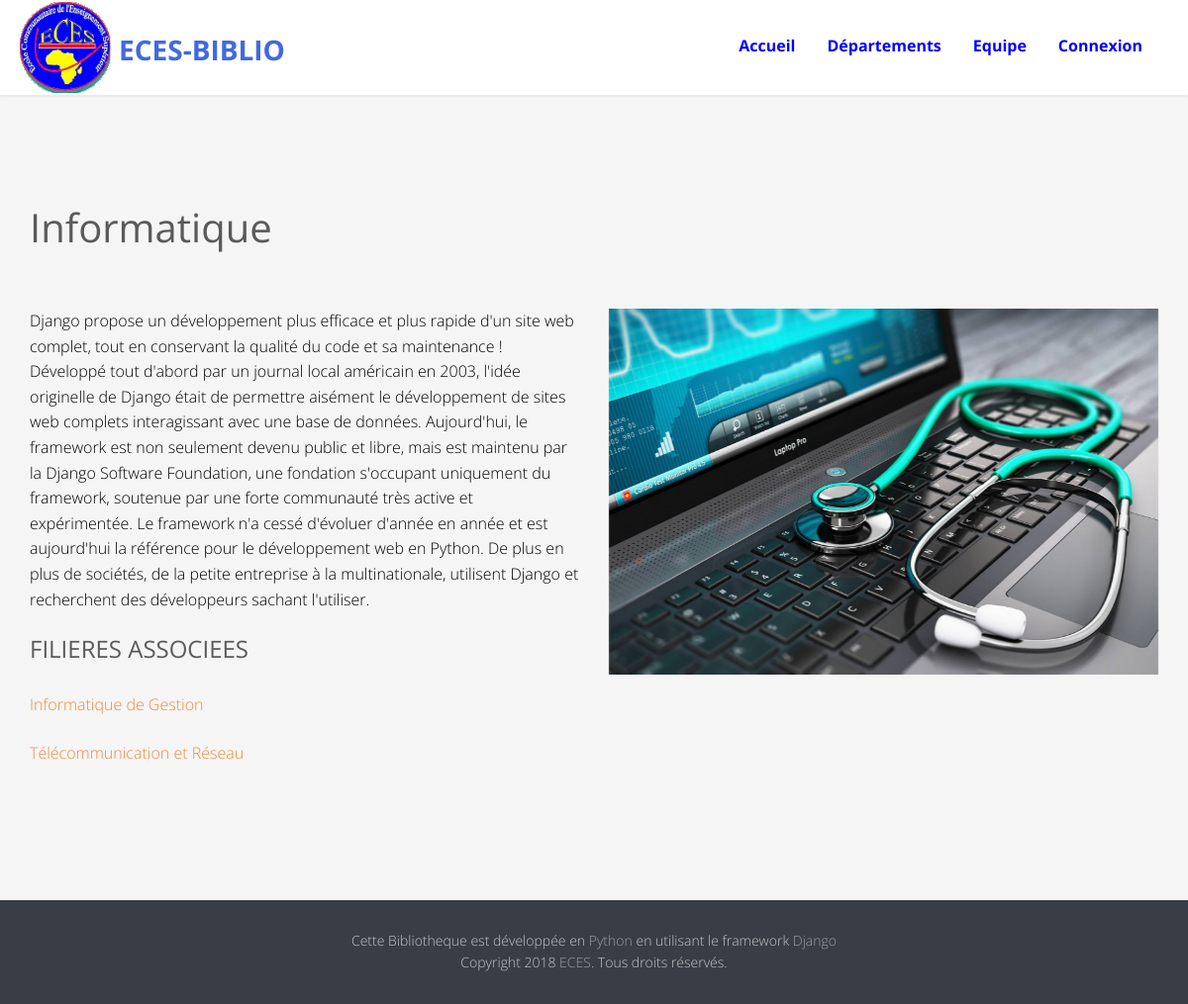
Screenshot of /departement/7/ with the database file from the repository.
### eces/models.py (models this page shows, shortened)
class Departement(models.Model):
  image=models.FileField(upload_to="Repertoire_Images", default='Repertoire_Images/depdefault1.jpeg')
  libelle=models.CharField(max_length=255, unique=True ,help_text='veuillez indiquer un departement')
  description=models.TextField()
  class Meta:
    ordering =('libelle',)

class Filiere(models.Model):
  image=models.FileField(upload_to="Repertoire_Images", default='Repertoire_Images/filieredefaut1.jpg')
  libelle=models.CharField(max_length=255, unique=True ,help_text='veuillez indiquer une filiere')
  description=models.TextField()
  departement=models.ForeignKey(Departement, on_delete=models.CASCADE)
  class Meta:
    ordering =('libelle',)

### eces/views.py (the view)
# urls.py: path('departement/<int:pk>/', views.DepartementDetailView.as_view(), name='departement_detail'),
class DepartementDetailView(DetailView):
	template_name='departement_detail.html'
	model=models.Departement

### templates/departement_detail.html (shortened to what this page needs)
{% extends 'index.html' %}
{%  block header %}
{{ block.super }}
{%  endblock header%}
 {% block departement %}
 <div id="fh5co-tours" class="fh5co-section-gray">
    <div class="container">
        <div class="row">
            <div class="col-md-12 animate-box">
                 <h2 class="heading-title">{{ departement.libelle }}</h2>
            </div>
			<div class="col-md-6 animate-box">
				<p style="color: black">{{ departement.description }}</p>
				<div class="blog-text">
			<div class="prod-title">
				<h3>FILIERES ASSOCIEES</h3>
					{% for filiere in departement.filiere_set.all %}
						<p><a href="{% url 'filiere_detail'  filiere.pk %}">{{ filiere.libelle }}</a></p>
					{% empty %}
						<p>La liste est vide</p>
					{% endfor %}
		    </div>
		</div>
			</div>
			<div class="col-md-6 animate-box">
				<img class="img-responsive" src="{{departement.image.url}}" alt="travel">
			</div>
		</div>
     </div>
</div>
 {% endblock departement %}

### eces/static/eces/css/style.css (style rules this page uses)
body { font-family: "Open Sans", Arial, sans-serif; line-height: 1.6; font-size: 16px; background: #fff; color: #848484; font-weight: 300; overflow-x: hidden; }
a { color: #F78536; -webkit-transition: 0.5s, ease; -o-transition: 0.5s, ease; transition: 0.5s, ease; }
p, ul, ol { margin-bottom: 1.5em; font-size: 16px; color: #848484; font-family: "Open Sans", Arial, sans-serif; }
h1, h2, h3, h4, h5, h6 { color: #5a5a5a; font-family: "Open Sans", Arial, sans-serif; font-weight: 400; margin: 0 0 30px 0; }
#fh5co-work-section, #fh5co-car, #fh5co-blog-section, #fh5co-features, #fh5co-tours, #fh5co-testimonial, .fh5co-content-section { padding: 7em 0; }
.fh5co-section-gray { background: rgba(0, 0, 0, 0.04); }
.heading-title { font-size: 40px; margin-bottom: 1.5em; }
.js .animate-box { opacity: 0; }

### rows the page displays
Departement: libelle "Informatique", description "Django propose un développement plus efficace et plus rapide d'un site web complet, tout en conservant la qualité du code et sa maintenance ! Développé tout d'abord par un journal local américain en 2003, l'idée originelle de Django était de permettre aisément le développement de sites web complets interagissant avec une base de données. Aujourd'hui, le framework est non seulement devenu public et libre, mais est maintenu par la Django Software Foundation, une fondation s'occupant uniquement du framework, soutenue par une forte communauté très active et expérimentée. Le framework n'a cessé d'évoluer d'année en année et est aujourd'hui la référence pour le développement web en Python. De…", image (picture)
Filiere: libelle "Informatique de Gestion"
Filiere: libelle "Télécommunication et Réseau"
